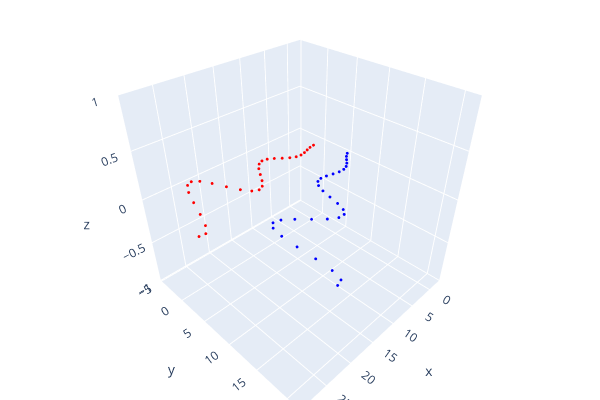

Write notebook code for a chart like this one.
### Markdown cell above
# ICP:

### Code cell
# Genrate data: 
angle = pi / 8
R_true = np.array([[cos(angle), -sin(angle), 0], 
                   [sin(angle),  cos(angle), 0],
                   [0, 0, 1]])
t_true = np.array([[-2], [5], [0]])
num_points = 30
true_data = np.zeros((3, num_points))
true_data[0, :] = range(0, num_points)
true_data[1, :] = 0.2 * true_data[0, :] * np.sin(0.5 * true_data[0, :]) 
transformed_data = R_true.dot(true_data) + t_true

Q = true_data.T
P = transformed_data.T
vis_her(Q, P)

### Figure 1 — Plotly figure (JSON) as saved in the notebook; plotly's stock layout.template omitted (floating-point values rounded to 4 significant figures)
{"data": [{"marker": {"color": [[1, 0, 0], [1, 0, 0], [1, 0, 0], [1, 0, 0], [1, 0, 0], [1, 0, 0], [1, 0, 0], [1, 0, 0], [1, 0, 0], [1, 0, 0], [1, 0, 0], [1, 0, 0], [1, 0, 0], [1, 0, 0], [1, 0, 0], [1, 0, 0], [1, 0, 0], [1, 0, 0], [1, 0, 0], [1, 0, 0], [1, 0, 0], [1, 0, 0], [1, 0, 0], [1, 0, 0], [1, 0, 0], [1, 0, 0], [1, 0, 0], [1, 0, 0], [1, 0, 0], [1, 0, 0]], "size": 1}, "mode": "markers", "type": "scatter3d", "x": [0, 1, 2, 3, 4, 5, 6, 7, 8, 9, 10, 11, 12, 13, 14, 15, 16, 17, 18, 19, 20, 21, 22, 23, 24, 25, 26, 27, 28, 29], "y": [0, 0.09589, 0.3366, 0.5985, 0.7274, 0.5985, 0.1693, -0.4911, -1.211, -1.76, -1.918, -1.552, -0.6706, 0.5593, 1.84, 2.814, 3.166, 2.715, 1.484, -0.2856, -2.176, -3.695, -4.4, -4.027, -2.576, -0.3316, 2.185, 4.34, 5.547, 5.422], "z": [0, 0, 0, 0, 0, 0, 0, 0, 0, 0, 0, 0, 0, 0, 0, 0, 0, 0, 0, 0, 0, 0, 0, 0, 0, 0, 0, 0, 0, 0]}, {"marker": {"color": [[0, 0, 1], [0, 0, 1], [0, 0, 1], [0, 0, 1], [0, 0, 1], [0, 0, 1], [0, 0, 1], [0, 0, 1], [0, 0, 1], [0, 0, 1], [0, 0, 1], [0, 0, 1], [0, 0, 1], [0, 0, 1], [0, 0, 1], [0, 0, 1], [0, 0, 1], [0, 0, 1], [0, 0, 1], [0, 0, 1], [0, 0, 1], [0, 0, 1], [0, 0, 1], [0, 0, 1], [0, 0, 1], [0, 0, 1], [0, 0, 1], [0, 0, 1], [0, 0, 1], [0, 0, 1]], "size": 1}, "mode": "markers", "type": "scatter3d", "x": [-2, -1.113, -0.281, 0.5426, 1.417, 2.39, 3.478, 4.655, 5.854, 6.988, 7.973, 8.757, 9.343, 9.796, 10.23, 10.78, 11.57, 12.67, 14.06, 15.66, 17.31, 18.82, 20.01, 20.79, 21.16, 21.22, 21.18, 21.28, 21.75, 22.72], "y": [5, 5.471, 6.076, 6.701, 7.203, 7.466, 7.453, 7.225, 6.943, 6.819, 7.055, 7.775, 8.973, 10.49, 12.06, 13.34, 14.05, 14.01, 13.26, 12.01, 10.64, 9.623, 9.354, 10.08, 11.8, 14.26, 16.97, 19.34, 20.84, 21.11], "z": [0, 0, 0, 0, 0, 0, 0, 0, 0, 0, 0, 0, 0, 0, 0, 0, 0, 0, 0, 0, 0, 0, 0, 0, 0, 0, 0, 0, 0, 0]}], "layout": {"height": 400, "margin": {"b": 0, "l": 0, "r": 0, "t": 0}, "scene": {"camera": {"center": {"x": 0, "y": 0, "z": 0}, "up": {"x": 0, "y": 0, "z": 1}}}, "showlegend": false, "width": 600}}
